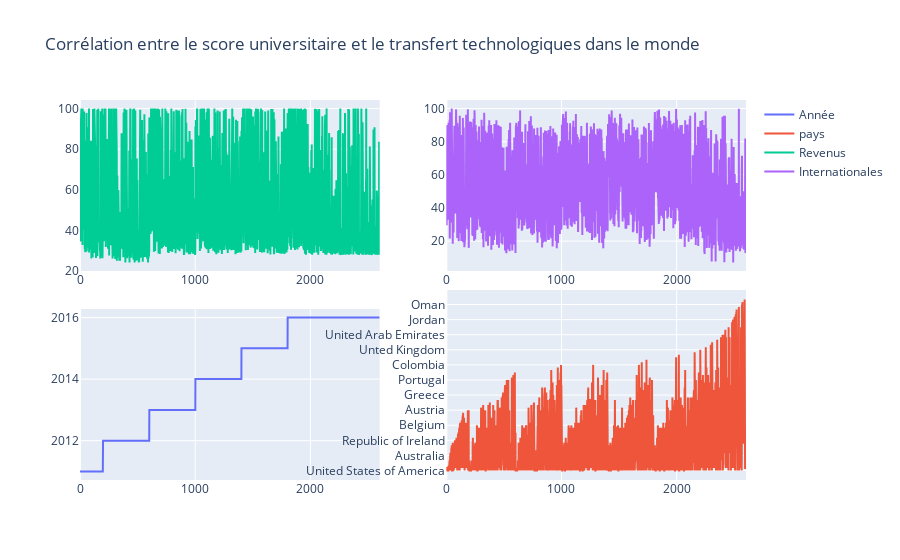

Write notebook code for a chart like this one.
### Code cell
""" 2. Existe-t-il une corrélation entre le score universitaire pour le transfert de technologie et 
le score universitaire des perspectives internationales ? 
Utiliser un ou plusieurs graphique pour justifier votre réponse."""



df = timesData[["year","country", "income", "international"]]
df.income = [float(each.replace('-', 'NaN')) for each in df.income]
df.international = [float(each.replace('-', 'NaN')) for each in df.international]
df = df.dropna()



df2013 = df[df.year==2013]
df2013=df2013.groupby('country').mean()

df1=pd.concat([df2013])

# import figure factory
import plotly.figure_factory as ff
# prepare data

trace1 = go.Scatter(
    x=df.index,
    y=df.year,
    name = "Année"
)
trace2 = go.Scatter(
    x=df.index,
    y=df.country,
    xaxis='x2',
    yaxis='y2',
    name = "pays"
)
trace3 = go.Scatter(
    x=df.index,
    y=df.income,
    xaxis='x3',
    yaxis='y3',
    name = "Revenus"
)
trace4 = go.Scatter(
    x=df.index,
    y=df.international,
    xaxis='x4',
    yaxis='y4',
    name = "Internationales"
)
data = [trace1, trace2, trace3, trace4]
layout = go.Layout(
    xaxis=dict(
        domain=[0, 0.45]
    ),
    yaxis=dict(
        domain=[0, 0.45]
    ),
    xaxis2=dict(
        domain=[0.55, 1]
    ),
    xaxis3=dict(
        domain=[0, 0.45],
        anchor='y3'
    ),
    xaxis4=dict(
        domain=[0.55, 1],
        anchor='y4'
    ),
    yaxis2=dict(
        domain=[0, 0.50],
        anchor='x2'
    ),
    yaxis3=dict(
        domain=[0.55, 1]
    ),
    yaxis4=dict(
        domain=[0.55, 1],
        anchor='x4'
    ),
    title = 'Corrélation entre le score universitaire et le transfert technologiques dans le monde'
)
fig = go.Figure(data=data, layout=layout)
iplot(fig)

import plotly.figure_factory as ff
# prepare data

df1['index']= np.arange(1, len(df1)+1)

# Je n'ai pas pu faire mieux en termes de lisibilté des données désolé

### Figure 1 — Plotly figure (JSON) as saved in the notebook; plotly's stock layout.template omitted (floating-point values rounded to 4 significant figures; data arrays with more than 128 entries replaced by an {"elided": "..."} marker saying what was removed)
{"data": [{"name": "Année", "type": "scatter", "x": {"elided": "2380 int values"}, "y": {"elided": "2380 int values"}}, {"name": "pays", "type": "scatter", "x": {"elided": "2380 int values"}, "xaxis": "x2", "y": {"elided": "2380 str values"}, "yaxis": "y2"}, {"name": "Revenus", "type": "scatter", "x": {"elided": "2380 int values"}, "xaxis": "x3", "y": {"elided": "2380 float values"}, "yaxis": "y3"}, {"name": "Internationales", "type": "scatter", "x": {"elided": "2380 int values"}, "xaxis": "x4", "y": {"elided": "2380 float values"}, "yaxis": "y4"}], "layout": {"title": {"text": "Corrélation entre le score universitaire et le transfert technologiques dans le monde"}, "xaxis": {"domain": [0, 0.45]}, "xaxis2": {"domain": [0.55, 1]}, "xaxis3": {"anchor": "y3", "domain": [0, 0.45]}, "xaxis4": {"anchor": "y4", "domain": [0.55, 1]}, "yaxis": {"domain": [0, 0.45]}, "yaxis2": {"anchor": "x2", "domain": [0, 0.5]}, "yaxis3": {"domain": [0.55, 1]}, "yaxis4": {"anchor": "x4", "domain": [0.55, 1]}}}
